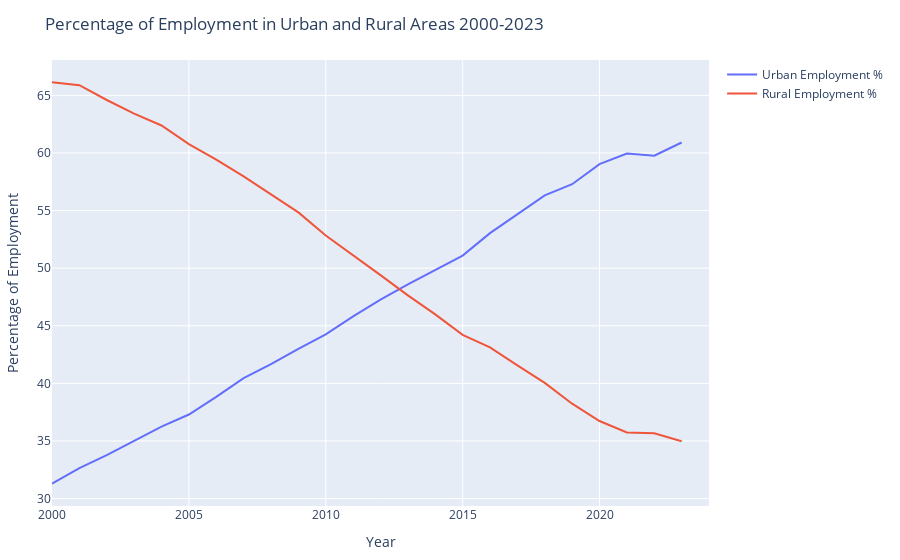

Notebook code cell kept with this figure:
### Code cell
# Comparing the percenrage of employment in urban and rural areas
df_overview."Urban Employed Persons %" = df_overview."Urban Employed Persons" ./ df_overview."Labor Force" .*100
df_overview."Rural Employed Persons %" = df_overview."Rural Employed Persons" ./ df_overview."Labor Force" .*100
urban_percent_line = PlotlyJS.scatter(
    x = df_overview."Year",
    y = df_overview."Urban Employed Persons %",
    mode = "lines",
    name = "Urban Employment %",
    yaxis = "y"   # primary y-axis
)
rural_percent_line = PlotlyJS.scatter(
    x = df_overview."Year",
    y = df_overview."Rural Employed Persons %",
    mode = "lines",
    name = "Rural Employment %",
    yaxis = "y"   # primary y-axis
)
rural_urban_percent = PlotlyJS.Layout(
    title = "Percentage of Employment in Urban and Rural Areas 2000-2023",
    xaxis = PlotlyJS.attr(title = "Year"),
    yaxis = PlotlyJS.attr(title = "Percentage of Employment"),
)
rural_urban_percent_graph = PlotlyJS.plot([urban_percent_line, rural_percent_line], rural_urban_percent)
display(rural_urban_percent_graph)
PlotlyJS.savefig(rural_urban_percent_graph, "Graph/rural_urban_percent_graph.png")

### Figure 1 — Plotly figure (JSON) as saved in the notebook; plotly's stock layout.template omitted (floating-point values rounded to 4 significant figures)
{"data": [{"mode": "lines", "name": "Urban Employment %", "type": "scatter", "x": [2000, 2001, 2002, 2003, 2004, 2005, 2006, 2007, 2008, 2009, 2010, 2011, 2012, 2013, 2014, 2015, 2016, 2017, 2018, 2019, 2020, 2021, 2022, 2023, 2024], "y": [31.29, 32.65, 33.77, 35.01, 36.25, 37.3, 38.83, 40.45, 41.67, 42.99, 44.25, 45.82, 47.26, 48.58, 49.82, 51.09, 53.04, 54.66, 56.31, 57.29, 59.03, 59.95, 59.76, 60.91, null], "yaxis": "y"}, {"mode": "lines", "name": "Rural Employment %", "type": "scatter", "x": [2000, 2001, 2002, 2003, 2004, 2005, 2006, 2007, 2008, 2009, 2010, 2011, 2012, 2013, 2014, 2015, 2016, 2017, 2018, 2019, 2020, 2021, 2022, 2023, 2024], "y": [66.13, 65.88, 64.6, 63.42, 62.39, 60.77, 59.42, 57.97, 56.41, 54.84, 52.84, 51.15, 49.39, 47.63, 45.99, 44.2, 43.13, 41.56, 40.04, 38.23, 36.73, 35.73, 35.67, 34.98, null], "yaxis": "y"}], "layout": {"margin": {"b": 50, "l": 50, "r": 50, "t": 60}, "title": "Percentage of Employment in Urban and Rural Areas 2000-2023", "xaxis": {"title": "Year"}, "yaxis": {"title": "Percentage of Employment"}}}
